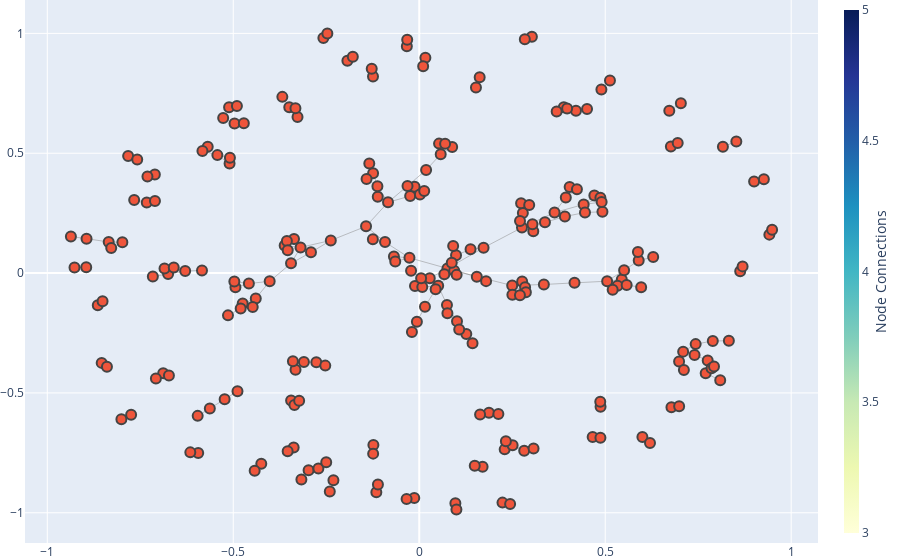

The notebook cell this image was saved under:
### Code cell
import networkx as nx
import plotly.graph_objects as go

# Create a graph
G = nx.Graph()

# Add nodes and edges to the graph
for interaction in subset_associations:
    source, target = interaction
    G.add_node(source)
    G.add_node(target)
    G.add_edge(source, target)

# Create positions for the nodes using a spring layout (you may need to try different layouts)
pos = nx.spring_layout(G)

# Create edge traces
edge_trace = go.Scatter(
    x=[],
    y=[],
    line=dict(width=0.5, color='#888'),
    hoverinfo='none',
    mode='lines')

for edge in G.edges():
    x0, y0 = pos[edge[0]]
    x1, y1 = pos[edge[1]]
    edge_trace['x'] += tuple([x0, x1, None])
    edge_trace['y'] += tuple([y0, y1, None])

# Create node traces
node_trace = go.Scatter(
    x=[],
    y=[],
    text=[],
    mode='markers',
    hoverinfo='text',  # Set hoverinfo to 'text' to display node names on hover
    marker=dict(
        showscale=True,
        colorscale='YlGnBu',
        size=10,
        colorbar=dict(
            thickness=15,
            title='Node Connections',
            xanchor='left',
            titleside='right'
        ),
        line=dict(width=2)))

for node in G.nodes():
    x, y = pos[node]
    node_trace['x'] += tuple([x])
    node_trace['y'] += tuple([y])
    node_trace['text'] += tuple([node])  # Store the node names for hover display

# Create a figure
fig = go.Figure(data=[edge_trace, node_trace],
                layout=go.Layout(
                    showlegend=False,
                    hovermode='closest',
                    margin=dict(b=0, l=0, r=0, t=0)))

# Show the interactive plot
fig.show()

### Figure 1 — Plotly figure (JSON) as saved in the notebook; plotly's stock layout.template omitted (floating-point values rounded to 4 significant figures; data arrays with more than 128 entries replaced by an {"elided": "..."} marker saying what was removed)
{"data": [{"hoverinfo": "none", "line": {"color": "#888", "width": 0.5}, "mode": "lines", "type": "scatter", "x": {"elided": "600 float values"}, "y": {"elided": "600 float values"}}, {"hoverinfo": "text", "marker": {"colorbar": {"thickness": 15, "title": {"side": "right", "text": "Node Connections"}, "xanchor": "left"}, "colorscale": [[0, "rgb(255,255,217)"], [0.125, "rgb(237,248,177)"], [0.25, "rgb(199,233,180)"], [0.375, "rgb(127,205,187)"], [0.5, "rgb(65,182,196)"], [0.625, "rgb(29,145,192)"], [0.75, "rgb(34,94,168)"], [0.875, "rgb(37,52,148)"], [1, "rgb(8,29,88)"]], "line": {"width": 2}, "showscale": true, "size": 10}, "mode": "markers", "text": {"elided": "243 str values"}, "type": "scatter", "x": {"elided": "243 float values"}, "y": {"elided": "243 float values"}}], "layout": {"hovermode": "closest", "margin": {"b": 0, "l": 0, "r": 0, "t": 0}, "showlegend": false}}
